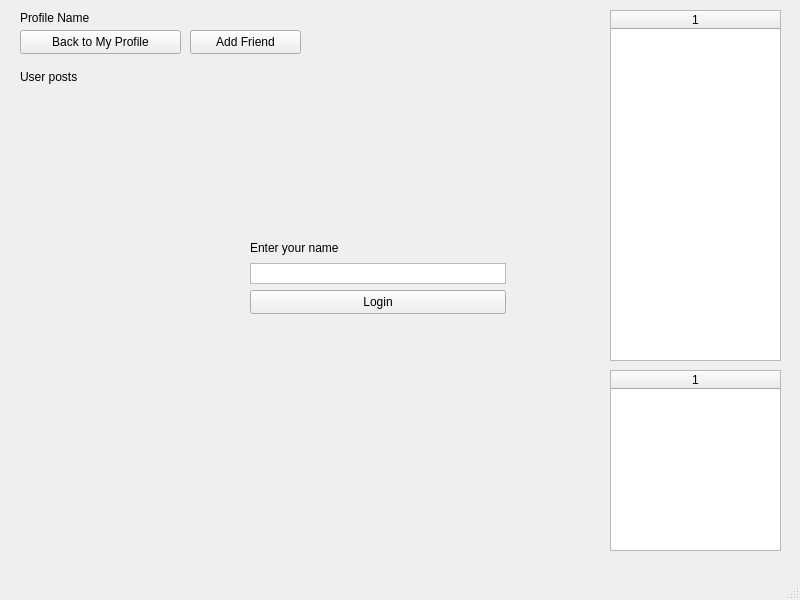
<?xml version="1.0" encoding="UTF-8"?>
<ui version="4.0">
 <class>SocialNetworkWindow</class>
 <widget class="QMainWindow" name="SocialNetworkWindow">
  <property name="geometry">
   <rect>
    <x>0</x>
    <y>0</y>
    <width>800</width>
    <height>600</height>
   </rect>
  </property>
  <property name="windowTitle">
   <string>SocialNetworkWindow</string>
  </property>
  <widget class="QWidget" name="centralwidget">
   <widget class="QWidget" name="loginWidget" native="true">
    <property name="geometry">
     <rect>
      <x>220</x>
      <y>230</y>
      <width>341</width>
      <height>101</height>
     </rect>
    </property>
    <widget class="QLabel" name="loginLabel">
     <property name="geometry">
      <rect>
       <x>30</x>
       <y>10</y>
       <width>91</width>
       <height>16</height>
      </rect>
     </property>
     <property name="text">
      <string>Enter your name</string>
     </property>
    </widget>
    <widget class="QPushButton" name="loginButton">
     <property name="geometry">
      <rect>
       <x>30</x>
       <y>60</y>
       <width>256</width>
       <height>24</height>
      </rect>
     </property>
     <property name="text">
      <string>Login</string>
     </property>
    </widget>
    <widget class="QTextEdit" name="loginTextEdit">
     <property name="geometry">
      <rect>
       <x>30</x>
       <y>33</y>
       <width>256</width>
       <height>21</height>
      </rect>
     </property>
     <property name="verticalScrollBarPolicy">
      <enum>Qt::ScrollBarPolicy::ScrollBarAlwaysOff</enum>
     </property>
     <property name="horizontalScrollBarPolicy">
      <enum>Qt::ScrollBarPolicy::ScrollBarAlwaysOff</enum>
     </property>
    </widget>
   </widget>
   <widget class="QWidget" name="profileWidget" native="true">
    <property name="enabled">
     <bool>true</bool>
    </property>
    <property name="geometry">
     <rect>
      <x>10</x>
      <y>0</y>
      <width>781</width>
      <height>571</height>
     </rect>
    </property>
    <widget class="QLabel" name="profileLabel">
     <property name="enabled">
      <bool>true</bool>
     </property>
     <property name="geometry">
      <rect>
       <x>10</x>
       <y>10</y>
       <width>281</width>
       <height>16</height>
      </rect>
     </property>
     <property name="text">
      <string>Profile Name</string>
     </property>
    </widget>
    <widget class="QTableWidget" name="friendsTable">
     <property name="geometry">
      <rect>
       <x>600</x>
       <y>10</y>
       <width>171</width>
       <height>351</height>
      </rect>
     </property>
     <property name="sortingEnabled">
      <bool>false</bool>
     </property>
     <property name="wordWrap">
      <bool>true</bool>
     </property>
     <property name="cornerButtonEnabled">
      <bool>true</bool>
     </property>
     <property name="rowCount">
      <number>0</number>
     </property>
     <property name="columnCount">
      <number>1</number>
     </property>
     <attribute name="horizontalHeaderVisible">
      <bool>true</bool>
     </attribute>
     <attribute name="horizontalHeaderCascadingSectionResizes">
      <bool>false</bool>
     </attribute>
     <attribute name="horizontalHeaderShowSortIndicator" stdset="0">
      <bool>false</bool>
     </attribute>
     <attribute name="horizontalHeaderStretchLastSection">
      <bool>true</bool>
     </attribute>
     <attribute name="verticalHeaderShowSortIndicator" stdset="0">
      <bool>false</bool>
     </attribute>
     <attribute name="verticalHeaderStretchLastSection">
      <bool>false</bool>
     </attribute>
     <column/>
    </widget>
    <widget class="QLabel" name="postsLabel">
     <property name="geometry">
      <rect>
       <x>10</x>
       <y>70</y>
       <width>581</width>
       <height>451</height>
      </rect>
     </property>
     <property name="text">
      <string>User posts</string>
     </property>
     <property name="alignment">
      <set>Qt::AlignmentFlag::AlignLeading|Qt::AlignmentFlag::AlignLeft|Qt::AlignmentFlag::AlignTop</set>
     </property>
    </widget>
    <widget class="QTableWidget" name="friendSuggestionsTable">
     <property name="enabled">
      <bool>true</bool>
     </property>
     <property name="geometry">
      <rect>
       <x>600</x>
       <y>370</y>
       <width>171</width>
       <height>181</height>
      </rect>
     </property>
     <property name="columnCount">
      <number>1</number>
     </property>
     <attribute name="horizontalHeaderStretchLastSection">
      <bool>true</bool>
     </attribute>
     <column/>
    </widget>
    <widget class="QPushButton" name="backButton">
     <property name="enabled">
      <bool>true</bool>
     </property>
     <property name="geometry">
      <rect>
       <x>10</x>
       <y>30</y>
       <width>161</width>
       <height>24</height>
      </rect>
     </property>
     <property name="text">
      <string>Back to My Profile</string>
     </property>
    </widget>
    <widget class="QPushButton" name="addFriendButton">
     <property name="geometry">
      <rect>
       <x>180</x>
       <y>30</y>
       <width>111</width>
       <height>24</height>
      </rect>
     </property>
     <property name="text">
      <string>Add Friend</string>
     </property>
    </widget>
   </widget>
  </widget>
  <widget class="QMenuBar" name="menubar">
   <property name="geometry">
    <rect>
     <x>0</x>
     <y>0</y>
     <width>800</width>
     <height>21</height>
    </rect>
   </property>
  </widget>
  <widget class="QStatusBar" name="statusbar"/>
 </widget>
 <resources/>
 <connections/>
</ui>
